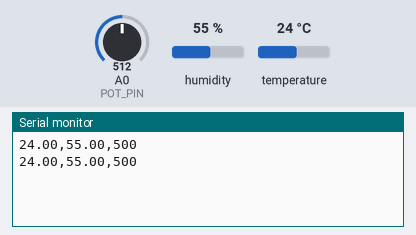
This sketch was run on a simulated Arduino Uno, built with avr-gcc and run on an emulated ATmega328P. Shown: the last lines printed to the serial monitor. The inputs (shaded band) are chosen by the test bench; at power-on: humidity 55 %, A0 (POT_PIN) = 512, temperature 24 °C.

Above: at 3.8 s.
3.9 s: humidity set to 22 %
At 7.2 s:
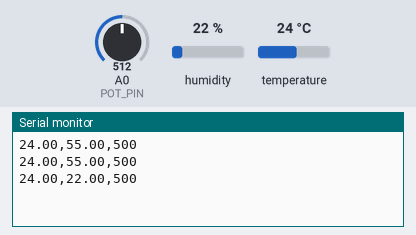
7.8 s: A0 (POT_PIN) set to 716
At 10.4 s:
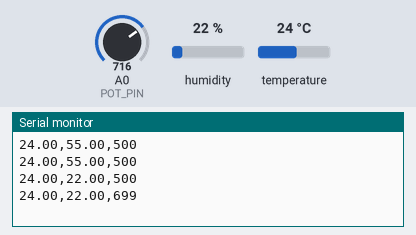
11.7 s: temperature set to 12 °C
At 13.5 s:
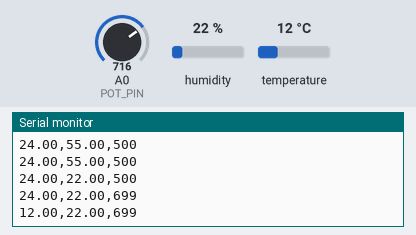
15.6 s: A0 (POT_PIN) set to 900
At 18.7 s:
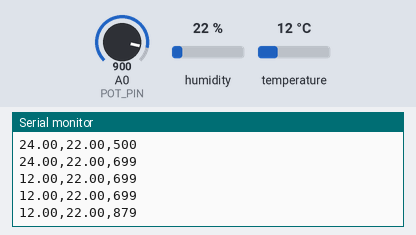
19.5 s: humidity set to 40 %
At 21.9 s:
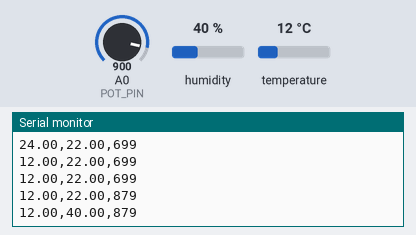
Timing chart, 0 to 23.4 s (numbered marks = the images above; inputs shaded):
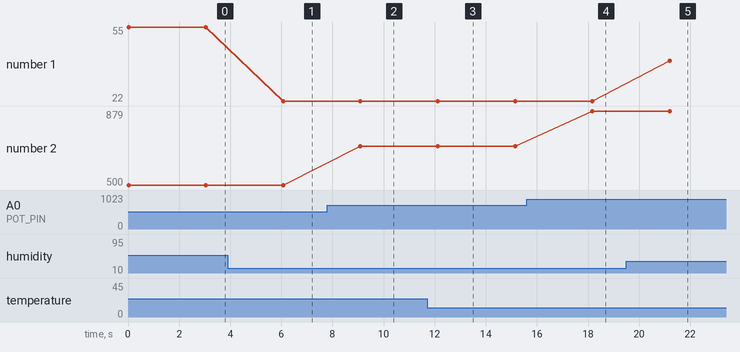

The sketch:

arduino.ino
```cpp
#include <DHT.h>

#define DHT_PIN  2
#define DHT_TYPE DHT11
#define POT_PIN  A0

DHT dht(DHT_PIN, DHT_TYPE);

float lastTemp  = 0;
float lastVlaga = 0;

void setup() {
  Serial.begin(9600);
  dht.begin();
}

void loop() {
  float t = dht.readTemperature();
  float h = dht.readHumidity();
  if (!isnan(t)) lastTemp  = t;
  if (!isnan(h)) lastVlaga = h;

  int sirovo = analogRead(POT_PIN);
  long lux = map(sirovo, 0, 1023, 0, 1000);

  Serial.print(lastTemp);
  Serial.print(",");
  Serial.print(lastVlaga);
  Serial.print(",");
  Serial.println(lux);

  delay(3000);
}
```

Measured:
- after the input at 3.9 s, the serial monitor: prints a new line after 2.2 s (image 1)
- after the input at 7.8 s, the serial monitor: prints a new line after 1.3 s (image 2)
- after the input at 11.7 s, the serial monitor: prints a new line after 0.42 s (image 3)
- after the input at 15.6 s, the serial monitor: prints a new line after 2.6 s (image 4)
- after the input at 19.5 s, the serial monitor: prints a new line after 1.7 s (image 5)
- plotted number 1: 55 → 22 after the input at 3.9 s, 22 → 40 after the input at 19.5 s
- plotted number 2: 500 → 699 after the input at 7.8 s, 699 → 879 after the input at 15.6 s
